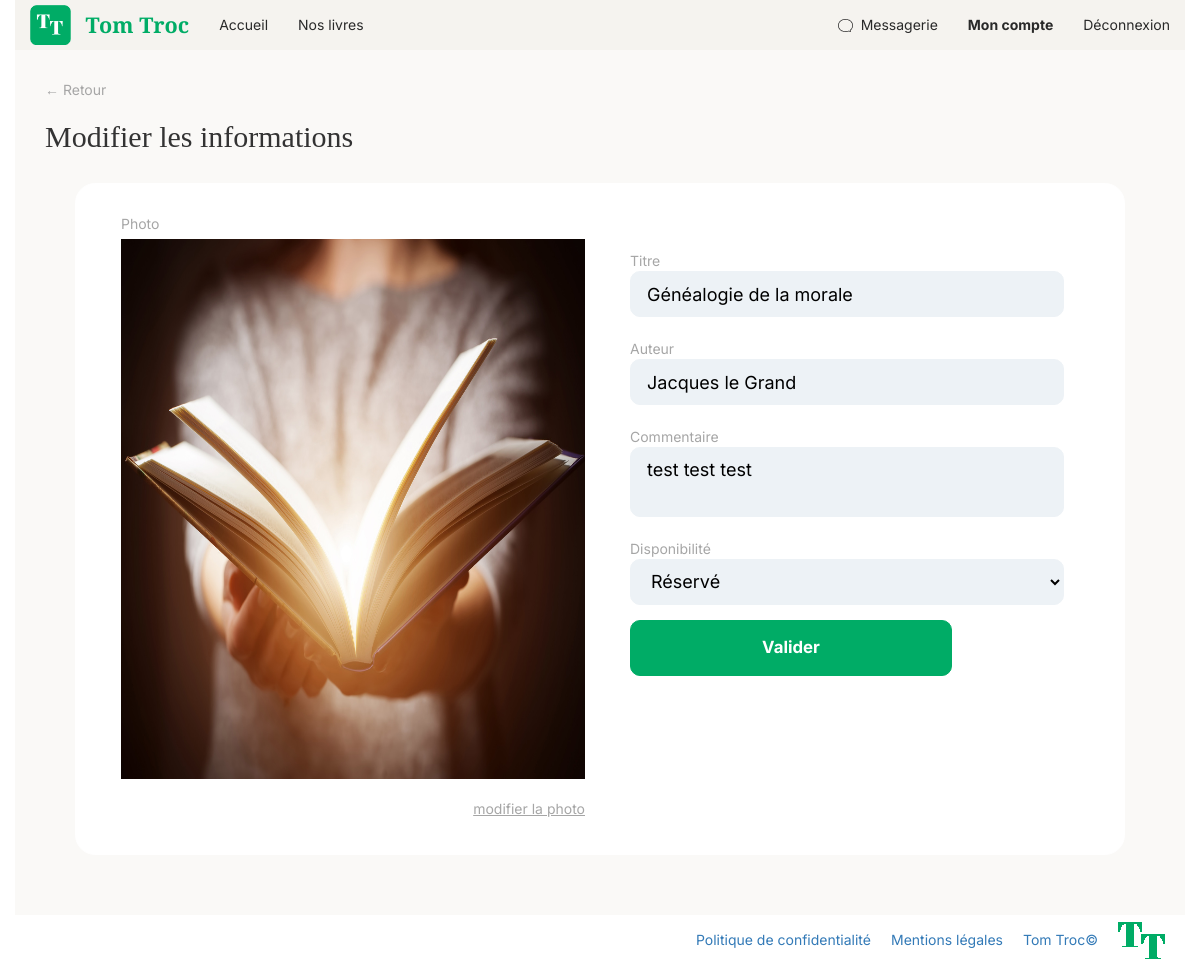
The app's page /formulaire-livre/13 (signed in) with its own data.
### tables this page shows
CREATE TABLE `book` (
  `title` varchar(180) NOT NULL,
  `author_id` smallint UNSIGNED NOT NULL,
  `id` smallint UNSIGNED NOT NULL
);

CREATE TABLE `book_data` (
  `book_id` int UNSIGNED NOT NULL,
  `picture` varchar(180) NOT NULL,
  `description` text NOT NULL,
  `status` enum('not-available','reserved','available','') NOT NULL,
  `id` int NOT NULL
);

CREATE TABLE `author` (
  `name` varchar(40) NOT NULL,
  `id` smallint UNSIGNED NOT NULL
);

### src/View/View.php (called while the page is built, shortened)
<?php
final class View
{
    private ?SessionStorageInterface $session;
    public function __construct(?SessionStorageInterface $session = null, string $layout = 'layout')
    {
        $this->session = $session;
    }
    public function render(string $title, string $viewName, array $params = []): void
    {
        $shared = [
            'session' => $this->session,
            'current_page' => $viewName,
        ];
        extract(array_merge($shared, $params), EXTR_SKIP);
        $file = __DIR__ . "/templates/{$viewName}.php";
        require $file;
    }
}

### src/Controller/AbstractController.php (called while the page is built, shortened)
<?php
abstract class AbstractController
{
    protected View $view;
    protected SessionStorageInterface $session;
    public function __construct(View $view, SessionStorageInterface $session)
    {
        $this->view = $view;
        $this->session = $session;
    }
    protected function render(string $title, string $viewName, array $data = []): void
    {
        $shared = [
            'session' => $this->session,
            'current_page' => $viewName,
        ];
        $this->view->render($title, $viewName, array_merge($shared, $data));
    }
}

### src/Controller/BookController.php (called while the page is built, shortened)
<?php
class BookController extends AbstractController
{
    private readonly BookManager $bookManager;
    public function __construct(View $view, SessionStorageInterface $session)
    {
        $this->bookManager = new BookManager();
    }
    public function editBookForm(int $bookId) : void
    {
        $book = $this->bookManager->getBook($bookId);
        $this->render("Editer " . $book->getTitle(),"book-form", ['book' => $book] );
    }
}

### public/index.php (called while the page is built, shortened)
<?php
$router = new Router();
$router->handleRequest($_SERVER['REQUEST_URI']);

### src/Config/Config.php (called while the page is built, shortened)
<?php
final class Config
{
    private static array $configs = [];
    public static function get(string $key, mixed $default = null): mixed
    {
        $parts = explode('.', $key, 2);
        $file = $parts[0];
        $param = $parts[1] ?? null;
        if (!isset(self::$configs[$file])) {
            $path = __DIR__ . "/../../config/{$file}.php";
            self::$configs[$file] = require $path;
        }
        if ($param === null) {
            return self::$configs[$file];
        }
        return self::$configs[$file][$param] ?? $default;
    }
}

### config/database.php (called while the page is built, shortened)
<?php
return ['driver' => 'mysql',
    'host' => '172.18.0.3',
    'port' => 3306,
    'dbname' => 'tomtroc',
    'user' => 'user',
    'password' => 'password',
    'charset' => 'utf8mb4',];

### src/Manager/DBManager.php (called while the page is built, shortened)
<?php
class DBManager
{
    private static $instance;
    private $db;
    private function __construct()
    {
        $dbConfig = Config::get('database');
        $dsn = sprintf(
            '%s:host=%s;port=%d;dbname=%s;charset=%s',
            $dbConfig['driver'],
            $dbConfig['host'],
            $dbConfig['port'],
            $dbConfig['dbname'],
            $dbConfig['charset']
        );
        try {
            $this->db = new \PDO($dsn, $dbConfig['user'], $dbConfig['password'], [
                \PDO::ATTR_ERRMODE => \PDO::ERRMODE_EXCEPTION,
            ]);
        } catch (\PDOException $e) {
            throw new \RuntimeException('Erreur de connexion à la base de données : ' . $e->getMessage());
        }
    }
    public static function getInstance(): DBManager
    {
        if (!self::$instance) {
            self::$instance = new DBManager();
        }
        return self::$instance;
    }
    public function query(string $sql, ?array $params = null): \PDOStatement
    {
        if ($params == null) {
            $query = $this->db->query($sql);
        } else {
            $query = $this->db->prepare($sql);
            $query->execute($params);
        }
        return $query;
    }
}

### src/Manager/AbstractEntityManager.php (called while the page is built, shortened)
<?php
abstract class AbstractEntityManager {
    public function __construct()
    {
        $this->db = DBManager::getInstance();
    }
}

### src/Manager/BookManager.php (called while the page is built, shortened)
<?php
class BookManager extends AbstractEntityManager
{
    public function getBook(int $id) : ?Book
    {
        $sql = "SELECT book.`title`,
                book_data.`description`, book_data.`status`, book_data.`picture` AS bookPicture, book_data.`id`,
                author.`name`, author.id AS authorId,
                user.`nickname`, user.`picture`, user.`email`, user.`id` AS userId
                FROM book
                INNER JOIN book_data ON book.`id` = book_data.book_id
                INNER JOIN author ON book.`author_id` = author.id
                INNER JOIN library ON book_data.`id` = library.book_data_id
                INNER JOIN user ON library.`user_id` = user.id
                WHERE book_data.`id` = :id";
        $result = $this->db->query($sql, ['id' => $id]);
        $db_array = $result->fetch();
        if ($db_array) {
            $db_array["author"] = new Author($db_array);
            $db_array["user"] = new User($db_array);
            return new Book($db_array);
        }
        return null;
    }
}

### src/Model/AbstractEntity.php (called while the page is built, shortened)
<?php
abstract class AbstractEntity
{
    protected function hydrate(array $data) : void
    {
        foreach ($data as $key => $value) {
            $method = 'set' . str_replace('_', '', ucwords($key, '_'));
            if (method_exists($this, $method)) {
                $reflection = new \ReflectionMethod($this, $method);
                $parameters = $reflection->getParameters();
                if ($parameters) {
                    $type = $parameters[0]->getType();
                    if ($type instanceof \ReflectionNamedType && enum_exists($type->getName())) {
                        $enumClass = $type->getName();
                        $value = $enumClass::from($value);
                    }
                }
            }
        }
    }
}

### src/Model/Book.php (called while the page is built, shortened)
<?php
class Book extends AbstractEntity
{
    private string $title;
    private string $description;
    private string $bookPicture;
    private BookStatus $status;
    private Author $author;
    protected int $id;
    public function setId(int $id) : void
    {
        $this->id = $id;
    }
    public function getId() : int
    {
        return $this->id;
    }
    public function setTitle(string $title) : void
    {
        $this->title = $title;
    }
    public function getTitle() : string
    {
        return $this->title;
    }
    public function setStatus(BookStatus $status) : void
    {
        $this->status = $status;
    }
    public function getStatus() : BookStatus
    {
        return $this->status;
    }
    public function setDescription(string $description) : void
    {
        $this->description = $description;
    }
    public function getDescription() : string
    {
        return $this->description;
    }
    public function setBookPicture(string $picture) : void
    {
        $this->bookPicture = $picture;
    }
    public function setAuthor(Author $author) : void
    {
        $this->author = $author;
    }
    public function getAuthor() : Author
    {
        return $this->author;
    }
    public function getBookPicture() : ?string
    {
        return $this->bookPicture;
    }
}

### config/app.php (called while the page is built, shortened)
<?php
return [
    'debug' => true,
    'base_url' => 'http://localhost:8080',
    'timezone' => 'Europe/Paris',
];

### src/Utils/Url.php (called while the page is built, shortened)
<?php
class Url
{
    public static function to(string $path): string
    {
        $base = rtrim(Config::get('app.base_url'), '/');
        $path = ltrim($path, '/');
        return $base . '/' . $path;
    }
}

### src/Model/Author.php (called while the page is built, shortened)
<?php
class Author extends AbstractEntity
{
    private string $name;
    public function setName(string $name) : void
    {
        $this->name = $name;
    }
    public function getName() : string
    {
        return $this->name;
    }
}

### src/Enum/BookStatus.php (called while the page is built, shortened)
<?php
enum BookStatus : string
{
    public function getLabel(): string
    {
        return match($this) {
            self::AVAILABLE => 'Disponible',
            self::NOT_AVAILABLE => 'Non disponible',
            self::RESERVED => 'Réservé',
            default => 'inconnu',
        };
    }
}

### src/View/templates/book-form.php (the view, shortened to what this page needs)
<div class="main-content container-fluid">
    <a class="back-link" href="/mon-compte">&larr; Retour</a>
    <h2 class="playfair-display-title-font">Modifier les informations</h2>
    <div class="row admin-row">
        <div class="col-sm-6">
            <form action="<?= \App\Utils\Url::to('modifier-livre/' . $book->getId()) ?>" method="post" enctype="multipart/form-data" id="uploadForm">
                <label for="imageUpload">
                    <div class="block-content">
                        <span>Photo</span>
                        <img class='book-form-img' src='<?= \App\Utils\Url::to($book->getBookPicture()) ?>' alt='<?= $book->getTitle() ?>'>
                        <span class="input-file-span">Modifier la photo</span>
                    </div>
                </label>
            </form>
        </div>
        <div class="col-sm-6">
            <form class="form-horizontal admin-form" method='post' action='<?= \App\Utils\Url::to('modifier-livre/' . $book->getId()) ?>'>
                <div class='form-group'>
                   <label class='control-label' for='input-title' >Titre </label>
                    <input class='form-control input-lg blue-input' type='text' id='input-title' name='title' value='<?= $book->getTitle() ?>'/>
                </div>
                <div class='form-group'>
                    <label class='control-label' for='input-author' >Auteur </label>
                    <input class='form-control input-lg blue-input' type='text' id='input-author' name='authorName' value='<?= $book->getAuthor()->getName() ?>'/>
                </div>
                <div class='form-group'>
                    <label class='control-label' for='input-description' >Commentaire </label>
                    <textarea id='input-description' class='form-control input-lg blue-input' name='description'><?= $book->getDescription() ?></textarea>
                </div>
                <div class='form-group'>
                    <label class='control-label' for='input-disponibilite' >Disponibilité </label>
                    <select class='form-control input-lg blue-input' name='status' id='input-disponibilite'>
                        <?php foreach (App\enum\BookStatus::cases() as $status) : ?>
                            <option value="<?= $status->value ?>"
                                <?= $book->getStatus()->value == $status->value ? 'selected' : '' ?>>
                                <?= $status->getLabel() ?>
                            </option>
                        <?php endforeach; ?>
                    </select>
                </div>
                <div class='form-group'>
                <input class='btn green-button' type='submit' value='Valider' />
                </div>
            </form>
        </div>
    </div>
</div>

### src/Routing/Router.php (shortened to what this page needs)
<?php
final class Router
{
    private Request $request;
    private SessionStorageInterface $session;
    private View $view;
    public function __construct()
    {
        $this->session = new PhpSessionStorage();
        $this->session->start();
        $this->request = new Request();
        $this->view = new View($this->session);
    }
    public function handleRequest(string $uri): void
    {
        $path = parse_url($uri, PHP_URL_PATH);
        foreach (Config::get('routes') as [$routePath, $controllerClass, $methodName]) {
            [$regex, $paramNames] = $this->convertToNamedRegex($routePath);
            if (preg_match($regex, $path, $matches)) {
                $params = [];
                foreach ($paramNames as $name) {
                    $params[$name] = $matches[$name] ?? null;
                }
                $controller = new $controllerClass($this->view, $this->session, $this->request);
                $convertedParams = $this->convertParamsForMethod($controllerClass, $methodName, $params);
                $controller->$methodName(...$convertedParams);
                return;
            }
        }
    }
    private function convertToNamedRegex(string $routePath): array
    {
        $paramNames = [];
        $routePath = preg_replace_callback(
            '#\{([a-zA-Z_][a-zA-Z0-9_]*)(?::([^}]+))?\}\?#',
            function ($matches) use (&$paramNames) {
                $name = $matches[1];
                $constraint = $matches[2] ?? '[^/]+';
                $paramNames[] = $name;
                return '(?P<' . $name . '>' . $constraint . ')?';
            },
            $routePath
        );
        $regex = preg_replace_callback(
            '#\{([a-zA-Z_][a-zA-Z0-9_]*)(?::([^}]+))?\}#',
            function ($matches) use (&$paramNames) {
                $name = $matches[1];
                $constraint = $matches[2] ?? '[^/]+';
                $paramNames[] = $name;
                return '(?P<' . $name . '>' . $constraint . ')';
            },
            $routePath
        );
        $regex = str_replace('}-', '}-', $regex);
        $regex = "#^" . $regex . "$#";
        return [$regex, $paramNames];
    }
    private function convertParamsForMethod(string $controllerClass, string $methodName, array $rawParams)
    {
        try {
            $ref = new \ReflectionMethod($controllerClass, $methodName);
        } catch (\ReflectionException $e) {
            return false;
        }
        $converted = [];
        foreach ($ref->getParameters() as $refParam) {
            $name = $refParam->getName();
            if (array_key_exists($name, $rawParams)) {
                $raw = $rawParams[$name];
            }
            $type = $refParam->getType();
            $typeName = $type->getName();
            switch ($typeName) {
                case 'int':
                    $converted[] = (int)$raw;
                    break;
            }
        }
        return $converted;
    }
}

### public/assets/css/style.css (style rules this page uses)
.playfair-display-title-font { font-family: "Playfair Display", serif; font-optical-sizing: auto; font-weight: normal; font-style: normal; }
body { max-width: 1440px; margin: auto; }
.main-content { padding: 30px; background-color: #FAF9F7; }
.admin-row { margin: 30px; padding: 30px; background-color: white; border: 1px solid white; border-radius: 20px; }
.back-link { text-decoration: none; color: #A6A6A6; }
.block-content { display: flex; flex-direction: column; }
.green-button { background-color: #00AC66; width: 322px; font-size: 1.2em; font-weight: bold; padding: 15px; border: 1px solid #00AC66; border-radius: 10px; color: white; }
.green-button, .green-button:hover, .green-button:active, .green-button:visited { color: white; text-decoration: none; }
.admin-form { padding:30px; }
.input-lg { border: 1px solid #EDF2F6; border-radius: 10px; color: black; box-shadow: none; }
.blue-input { background-color: #EDF2F6; }
.input-file-span { text-decoration: underline; text-align: right; text-transform: lowercase; }
label { font-weight: normal; color: #A6A6A6; }
textarea { overflow: hidden; resize: none; min-height: 2em; line-height: 1.5; box-sizing: border-box; }
.book-form-img { margin-top: 5px; margin-bottom: 20px; height:540px; }

### records on screen
book: book_data.picture (picture), title "Généalogie de la morale", authorName "Jacques le Grand", description "test test test"

### other values on screen
form field status "Réservé"
